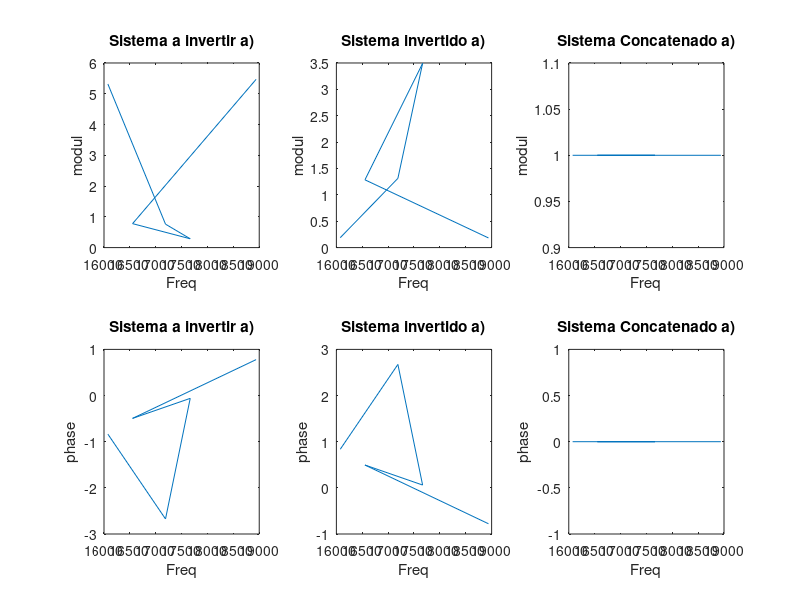
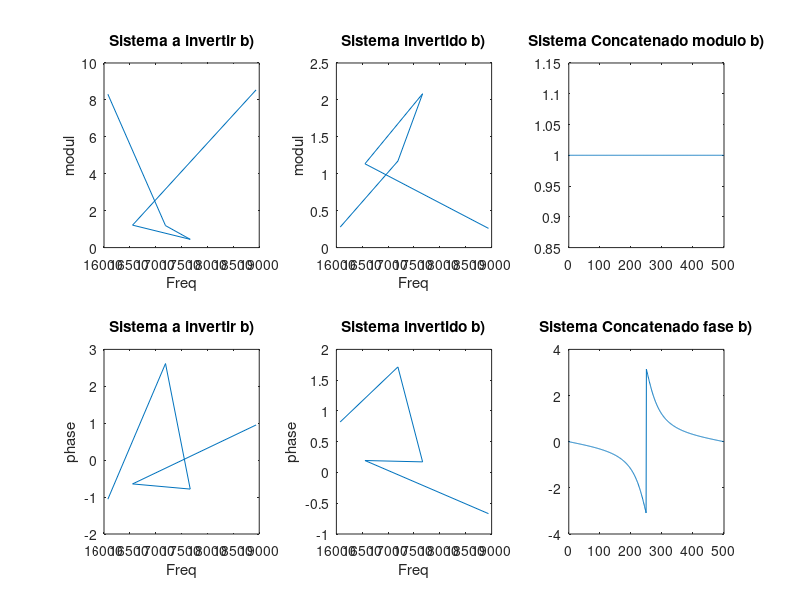
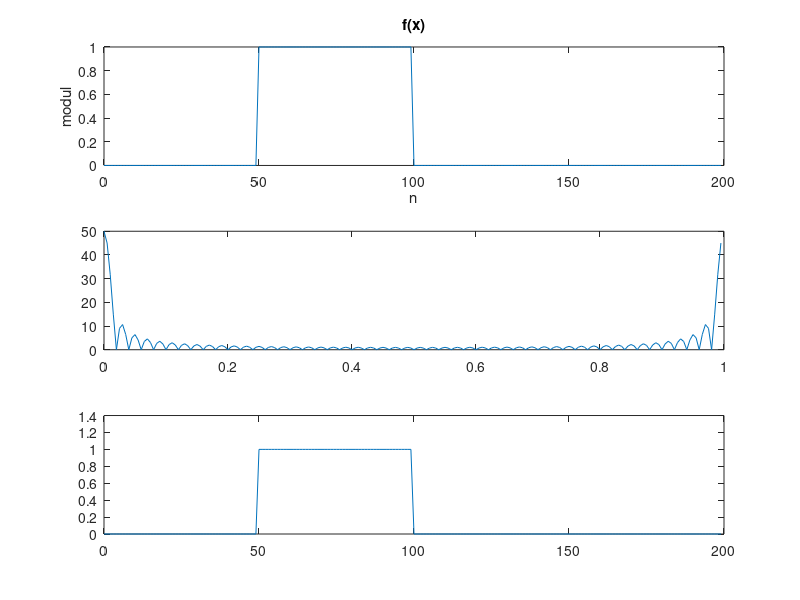
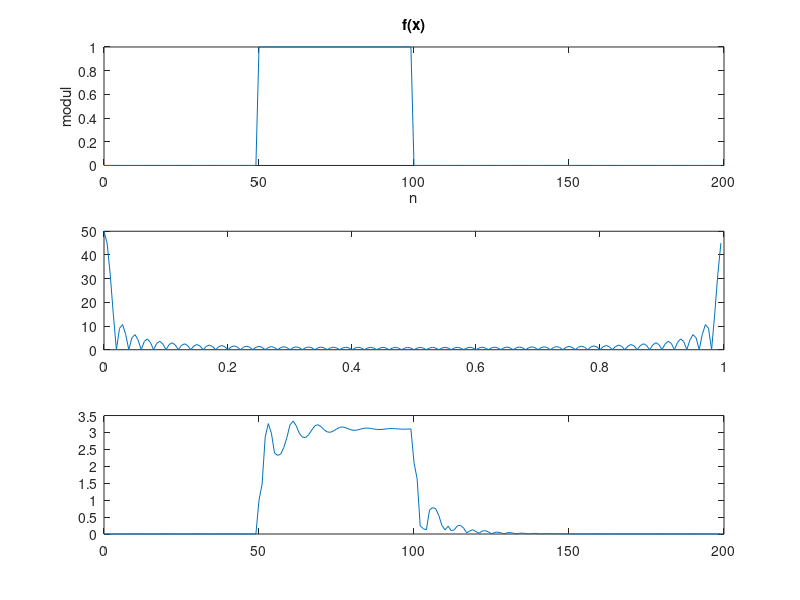

Write the MATLAB code that produced these figures, in order.
%Ignasi Escuder ls29286
%Pol Dorse ls31283
%Julia Grifols ls31278

%Exercici2
function [Ba,Aa, Bb, Ab] = exercici2()


A1 = [0.8*exp(-1i*pi/2) 0.8*exp(1i*pi/2)];
B1 = [0.8 -0.75 0.9*exp(1i*pi/4) 0.9*exp(-1i*pi/4)] ;

figure(1)
subplot(2,3,1)
[H1, w1] = freqz(poly(A1),poly(B1),'whole');
plot(w1/pi*1000/2,abs(H1)), title('Sistema a invertir a)'), xlabel('Freq'), ylabel ('modul')
subplot(2,3,4)
plot(w1/pi*1000/2,(angle(H1))), title('Sistema a invertir a)'), xlabel('Freq'), ylabel ('phase') 



%poly (A1)
[H1, w1] = freqz(poly(B1),poly(A1),'whole');
subplot(2,3,2)
plot(w1/pi*1000/2 ,abs(H1)), title('Sistema invertido a)'), xlabel('Freq'), ylabel ('modul')
subplot(2,3,5)
plot(w1/pi*1000/2,(angle(H1))), title('Sistema invertido a)'), xlabel('Freq'), ylabel ('phase') 





Ax = conv (A1,B1);
Bx = conv (B1, A1);
[H3, w3] = freqz(poly(Ax),poly(Bx),'whole');
figure(1)
subplot(2,3,3)
plot(w3/pi*1000/2,abs(H3)), title('Sistema Concatenado a)'), xlabel('Freq'), ylabel ('modul')
subplot(2,3,6)
plot (w3/pi*1000/2,angle(H3)), title('Sistema Concatenado a)'), xlabel('Freq'), ylabel ('phase') 






figure(2)
A2 = [1.25*exp(-1i*pi/2) 1.25*exp(1i*pi/2) ];
B2 = [0.8 -0.75 0.9*exp(1i*pi/4) 0.9*exp(-1i*pi/4) ]; 



[H2, w2] = freqz(poly(A2),poly(B2),'whole');
subplot(2,3,1);
plot(w2/pi*1000/2,abs(H2)), title('Sistema a invertir b)'), xlabel('Freq'), ylabel ('modul')
subplot(2,3,4);
plot (w2/pi*1000/2,angle(H2)), title('Sistema a invertir b)'), xlabel('Freq'), ylabel ('phase')


A2iCeld = [ 0.8*exp(-1i*pi/2) 0.8*exp(1i*pi/2)];%al multiplicar i dividir por los componentes 1.25e^jpi/2 i 1.25e^-jpi/2 se tachan
B2iCeld = [0.8 -0.75 0.9*exp(1i*pi/4) 0.9*exp(-1i*pi/4)] * (0.8)^2;%al multiplicar i dividir por los componentes 1.25e^jpi/2 i 1.25e^-jpi/2 se tachan



[H21, w2] = freqz(poly(B2iCeld),poly(A2iCeld),'whole');
subplot(2,3,2)
plot(w2/pi*1000/2,abs(H21)), title('Sistema invertido b)'), xlabel('Freq'), ylabel ('modul')
subplot (2,3,5)
plot (w2/pi*1000/2,angle(H21)), title('Sistema invertido b)'), xlabel('Freq'), ylabel ('phase') 



B_op = poly([A2 B2]) * (0.8)^2;
A_op = poly([B2 A2iCeld]);

[H_op,W_op] = freqz(B_op, A_op);


subplot(2,3,3)
plot(W_op/pi*1000/2,abs(H_op))
title('Sistema Concatenado modulo b)')
subplot(2,3,6)
plot (W_op/pi*1000/2,angle(H_op))
title('Sistema Concatenado fase b)')



figure (3);
subplot(3,1,1)

%t = 0:0.001:200;
fs = 1;
ts = 1/fs;
n = 200;
t = 0:ts:(n-1)*ts;
rect = [zeros(1,50) ones(1,50) zeros(1,100)] ;
plot(t, rect), title('f(x)'), xlabel('n'), ylabel ('modul');


fn = 0:fs/n:fs-fs/n;




subplot(3,1,2)

frect=fft(rect);
plot( fn, abs(frect));


Num = poly(A1);
Den = poly(B1);

SenyalFiltrada = filter(Num,Den,rect);
SenyalFiltradaSalida = filter(Den , Num, SenyalFiltrada);
subplot(3,1,3)
plot( t, abs(SenyalFiltradaSalida))

 


figure(4)
subplot(3,1,1)
plot(t, rect), title('f(x)'), xlabel('n'), ylabel ('modul');
subplot(3,1,2)
plot( fn, abs(frect))
subplot(3,1,2)

Num2 = poly(A2);
Den2 = poly(B2);

Num21 = poly(A2iCeld);
Den21 = poly (B2iCeld);

SenyalFiltrada2 = filter(Num2,Den2,rect);
SenyalFiltradaSalida2 = filter(Den21 , Num21, SenyalFiltrada2);
subplot(3,1,3)
plot( t, abs(SenyalFiltradaSalida2))

Ba = poly(A1);
Aa = poly(B1);
Bb = B_op;
Ab = A_op;

end
